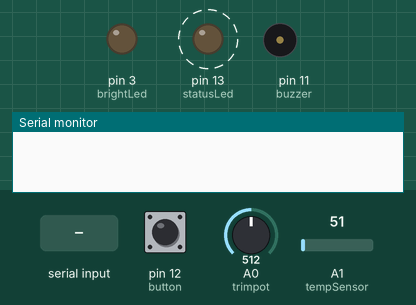
Simulated run of this sketch. Board: Arduino Uno, built with avr-gcc and run on an emulated ATmega328P. Parts: output pins drawn as LEDs (lit = HIGH), buzzer (waves = sounding), the last lines printed to the serial monitor. Dashed ring = blinking. The test bench sets the inputs (shaded band); at power-on: pin 12 (button) LOW, A0 (trimpot) = 512, A1 (tempSensor) = 51. Pins used as bus, display or sensor lines are not drawn.

Above: at 1.2 s.
1.3 s: pin 12 (button) pulled HIGH for 0.15 s
4.3 s: "b\n" received over Serial
7.3 s: pin 12 (button) pulsed HIGH 2 times (0.12 s each, 0.3 s apart)
At 8.9 s:
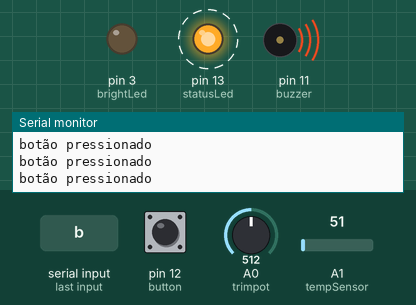
10.5 s: pin 12 (button) pulled HIGH for 1 s
At 10.9 s:
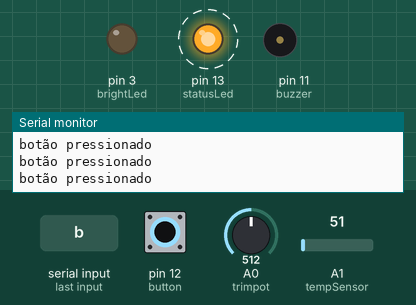
14.5 s: pin 12 (button) driven HIGH
17.5 s: byte 10 ('\n') received over Serial
Timing chart, 0 to 21.5 s (numbered marks = the images above; inputs shaded):
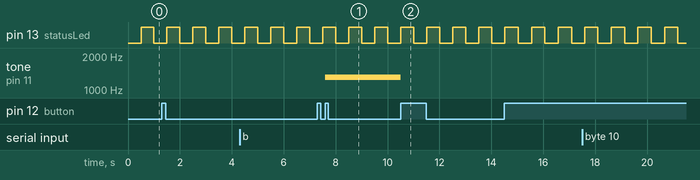

The sketch:

Exercicio_Temperatura.ino
```cpp
const int statusLed = LED_BUILTIN; //Led para sinalizar que o programa está rodando (pino 13)
int statusLedState = LOW; //Inicializa o estado do Led de status
unsigned long previousMillisState = 0; //Variável auxiliar para registrar a ultima vez que o led de status mudou
const long intervalState = 500; //Ajuste de frequencia do led de status

const long pwmRampDuration = 10000;
unsigned long previousMillisPWM = 0;
int level = 0;

const int brightLed = 3;
const int trimpot = A0;
const int redColor = 10;
const int greenColor = 9;
const int blueColor = 8;
const int tempSensor = A1;
const int buzzer = 11;
const int button = 12;
const int ldr = A2;

//Estados da máquina de estados
const int LEDSOFF = 0x00;
const int REDLEDON = 0x01;
const int GREENLEDON = 0x02;
const int BLUELEDON = 0x04;
const int ALLLEDS = 0x08;
const int BUZZER = 0x10;
const int LDRHIGH = 0x11;
const int LDRLOW = 0x12;
const int LEDSBLINKING = 0xff;

//Variável de controle da máquina de estados
int machineState = LEDSOFF;

int ledState = LOW;// Registro de qual Led está aceso, LOW=nenhum led aceso
unsigned long previousMillis = 0;//Variável auxiliar para registrar a ultima vez que o led de status mudou
long interval = 500;//Ajuste de frequencia do led de status

String inputString = "";         // a String to hold incoming data
boolean stringComplete = false;  // whether the string is complete

const int maxTemperature = 22;
int buttonPreviousState = LOW;


float a = 1.0;
float b = 2.35;
float c = 3.33;

void setup() {
  Serial.begin(9600);
  pinMode(statusLed, OUTPUT);
  pinMode(brightLed, OUTPUT);
  pinMode(redColor, OUTPUT);
  pinMode(greenColor, OUTPUT);
  pinMode(blueColor, OUTPUT);
  inputString.reserve(200);
  analogReference(DEFAULT);
  pinMode(buzzer, OUTPUT);
  pinMode(button, INPUT);
}

void loop() {

  //Código para piscar led de status
  unsigned long currentMillisState = millis();
  if(currentMillisState - previousMillisState >= intervalState){
    previousMillisState = currentMillisState;
    if(statusLedState)
      statusLedState = LOW;
    else
      statusLedState = HIGH;

    digitalWrite(statusLed, statusLedState);
  }

  int trimpotLevel = analogRead(trimpot);
  //analogWrite(brightLed, map(trimpotLevel,0,1023,0,255));

  float temperatura = analogRead(tempSensor)*0.4887585532;
  unsigned long currentMillis = millis();
  switch(machineState){
    case LEDSOFF:
      apagaLeds(redColor, greenColor, blueColor);
      ledState = LOW;
      noTone(buzzer);
      break;
    case REDLEDON:
      acendeApagaLed(redColor, greenColor, blueColor);
      ledState = redColor;
      noTone(buzzer);
      break;
    case GREENLEDON:
      acendeApagaLed(greenColor, redColor, blueColor);
      ledState = greenColor;
      noTone(buzzer);
      break;
    case BLUELEDON:
      acendeApagaLed(blueColor, redColor, greenColor);
      ledState = blueColor;
      noTone(buzzer);
      break;
    case LEDSBLINKING:
      currentMillis = millis();
      if(currentMillis - previousMillis >= interval){
        previousMillis = currentMillis;
        if(ledState == LOW || ledState == blueColor)
          ledState = redColor;
        else if(ledState == redColor)
          ledState = greenColor;
        else if(ledState == greenColor)
          ledState = blueColor;
        switch(ledState){
          case LOW:
            apagaLeds(redColor, greenColor, blueColor);
            break;
          case redColor:
            acendeApagaLed(redColor, greenColor, blueColor);
            break;
          case greenColor:
            acendeApagaLed(greenColor, redColor, blueColor);
            break;
          case blueColor:
            acendeApagaLed(blueColor, redColor, greenColor);
            break;
          case 0xff:
            apagaLeds(redColor, greenColor, blueColor);
            ledState = LOW;
            break;
        }
      }
      noTone(buzzer);
      break;
    case ALLLEDS:
      acendeLeds(redColor, greenColor, blueColor);
      ledState = 0xff;
      break;
    case BUZZER:
      tone(buzzer, map(trimpotLevel,0,1023,300,2300));
      break;
    case LDRHIGH:
      analogWrite(brightLed, level);
      level = rampaPWM(level,0);
      if(analogRead(ldr)*0.0977517106549365<60){
        machineState = LDRLOW;
        previousMillisPWM = millis();
      }
      noTone(buzzer);
      break;
    case LDRLOW:
      analogWrite(brightLed, level);
      level = rampaPWM(level,1);
      if(analogRead(ldr)*0.0977517106549365>70){
        machineState = LDRHIGH;
        previousMillisPWM = millis();
      }
      noTone(buzzer);
      break;
  }

  if (stringComplete) {
    if(inputString.equalsIgnoreCase("b")||inputString.equalsIgnoreCase("blue"))
      machineState = BLUELEDON;
    else if(inputString.equalsIgnoreCase("g")||inputString.equalsIgnoreCase("green"))
      machineState = GREENLEDON;
    else if(inputString.equalsIgnoreCase("r")||inputString.equalsIgnoreCase("red"))
      machineState = REDLEDON;
    else if(inputString.equalsIgnoreCase("p")||inputString.equalsIgnoreCase("blink"))
      machineState = LEDSBLINKING;
    else if(inputString.equalsIgnoreCase("s")||inputString.equalsIgnoreCase("stop"))
      machineState = LEDSOFF;
    else if(inputString.equalsIgnoreCase("all"))
      machineState = ALLLEDS;
    else if(inputString.equalsIgnoreCase("temp")){
      Serial.print("Temperatura = ");
      Serial.print(temperatura);
      Serial.println("ºC");
    }
    else if(inputString.equalsIgnoreCase("buzzer")){
      machineState = BUZZER;
    }
    else if(inputString.equalsIgnoreCase("ldr")){
      machineState = LDRHIGH;
      Serial.print("LDR = ");
      Serial.print(analogRead(ldr)*0.0977517106549365);
      Serial.println("%");
    }
    else{

    }
    // clear the string:
    inputString = "";
    stringComplete = false;
  }
  int buttonActualState = digitalRead(button);

  if(buttonActualState && !buttonPreviousState){
    switch(machineState){
      case LEDSOFF:
        machineState = REDLEDON;
        break;
      case REDLEDON:
        machineState = GREENLEDON;
        break;
      case GREENLEDON:
        machineState = BLUELEDON;
        break;
      case BLUELEDON:
        machineState = ALLLEDS;
        break;
      case ALLLEDS:
        machineState = BUZZER;
        break;
      case BUZZER:
        machineState = LEDSBLINKING;
        break;
      case LEDSBLINKING:
        machineState = LEDSOFF;
        break;
    }
  }
  buttonPreviousState = buttonActualState;
  if(buttonActualState)
    Serial.println("botão pressionado");

}

void serialEvent() {
  while (Serial.available()) {
    // get the new byte:
    char inChar = (char)Serial.read();
    // if the incoming character is a newline, set a flag so the main loop can
    // do something about it:
    if (inChar == '\n') {
      stringComplete = true;
      Serial.println(inputString);
    }
    else{// add it to the inputString:
      inputString += inChar;
    }
  }
}

void acendeApagaLed(int ledAceso, int ledApagado1, int ledApagado2){
  digitalWrite(ledAceso, HIGH);
  digitalWrite(ledApagado1, LOW);
  digitalWrite(ledApagado2, LOW);
  return;
}

void apagaLeds(int led1, int led2, int led3){
  digitalWrite(led1, LOW);
  digitalWrite(led2, LOW);
  digitalWrite(led3, LOW);
  return;
}

void acendeLeds(int led1, int led2, int led3){
  digitalWrite(led1, HIGH);
  digitalWrite(led2, HIGH);
  digitalWrite(led3, HIGH);
  return;
}

int rampaPWM(int valorAnterior, int crescente){
  unsigned long time = millis();
  if(time - previousMillisPWM >= pwmRampDuration/255){
    previousMillisPWM = time;
    if (crescente)
      valorAnterior++;
    else
      valorAnterior--;
  }
  if(valorAnterior>255)
    valorAnterior = 255;
  if(valorAnterior<0)
    valorAnterior = 0;

  return valorAnterior;
}
```

Measured:
- after the input at 7.3 s, tone on pin 11 (buzzer): silent → 1300 Hz after 0.30 s
- after the input at 10.5 s, tone on pin 11 (buzzer): 1300 Hz → silent at once
- by itself, pin 13 (statusLed): alternates HIGH for 0.51 s and LOW for 0.52 s
